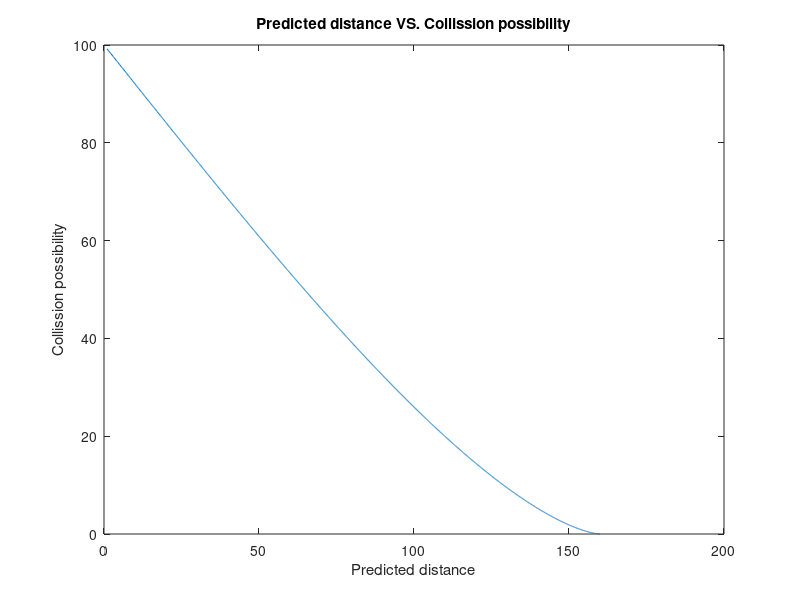

Source code (MATLAB):
clear all
clc

R = 80;
dy = [0:(2*R)];
dx = [0:(2*R)];
dy = dy.^2;
dx = dx.^2;

for i = 1:numel(dx)
    for j = 1:numel(dy)
        dis(i,j)=dx(i)+dy(j);
    end
end

dis= unique(dis);
dis(find(dis==0))=[];
d = sqrt(dis);
d(find(d>(2*R))) =[];
theta = acos((d./2)/R);
S = pi*(R^2);
per = 4*(S*(theta./(2*pi))-(R/2)*(d./2).*sin(theta))/S;

list(:,1)=d.^2;
list(:,2)=per;

plot(d,per.*100);
title('Predicted distance VS. Collission possibility');
xlabel('Predicted distance');
ylabel('Collission possibility')
